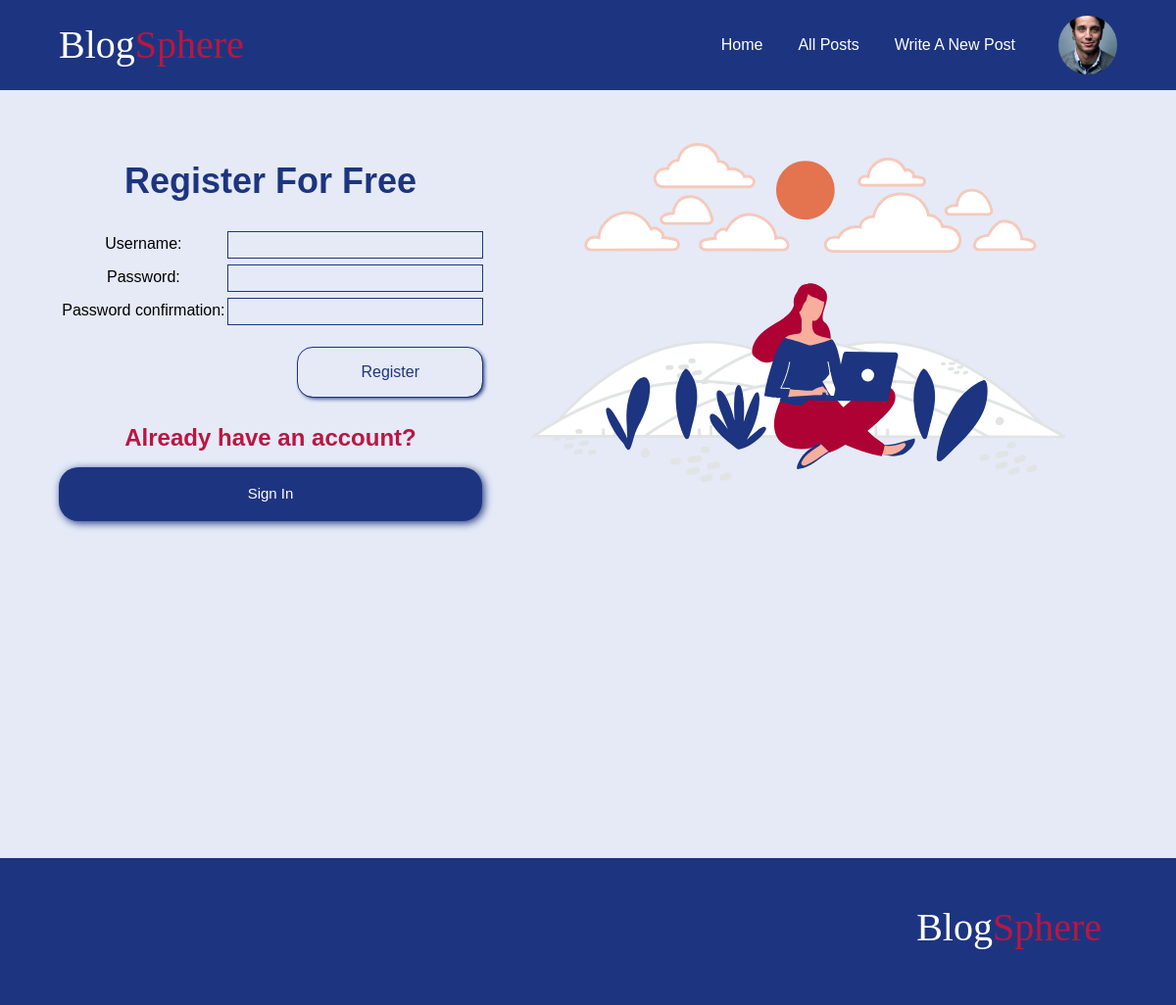
The app's page /account/register/ (signed in) with its own data.
### blog/models.py (models this page shows, shortened)
class Navigation(models.Model):
    text= models.CharField(max_length=100)
    destination= models.CharField(max_length=100)

### accounts/models.py (models this page shows, shortened)
class Profile(models.Model):
    MALE = 'M'
    FEMALE = 'F'
    OTHER = 'O'
    GENDER_CHOICES = [
        (MALE, 'Male'),
        (FEMALE, 'Female'),
        (OTHER, 'Other'),
    ]
    user = models.OneToOneField(User, on_delete=models.CASCADE)
    bio = models.TextField(blank=True,null=True,  max_length = 400)
    profile_pic = models.ImageField( blank=True, null=True)
    gender = models.CharField(null=True,  max_length=1,choices=GENDER_CHOICES, default= MALE)
    birthday = models.DateField(null=True, blank = True, default=default_date)
    job = models.CharField(blank=True, null=True,  max_length = 400)
    first_name = models.CharField(null=True, blank=True, max_length=100)
    last_name = models.CharField(null=True, blank=True, max_length=100)
    email = models.EmailField(null=True, blank=True,  max_length=254)
    full_name = models.CharField(null=True, max_length = 200, blank= True)
    country = models.CharField(null=True, blank=True, max_length=100)
    city = models.CharField(null=True, blank=True, max_length=100)
    following = models.ManyToManyField('self',symmetrical=False, blank=True)
    followers = models.ManyToManyField("self", related_name="followed_by", symmetrical=False, blank=True)
    comments = models.ManyToManyField(Comment,related_name='user_comments')

### accounts/views.py (the view)
# urls.py: path('register/', views.register, name='register'),
def register(request):
    if request.method == "POST":
        form = UserCreationForm(request.POST)
        if form.is_valid():
            username = form.cleaned_data.get('username')
            email = form.cleaned_data.get('email')
            if User.objects.filter(username = username).exists() or User.objects.filter(email = email).exists():
                messages.error(request, 'User already exist')
                return redirect('register')
            else:
                user = form.save()
                messages.success(request,f"Welcome to Blogsphere {user.username}!",extra_tags='registration')
                login(request,user)
                return redirect('home')
        else:
                messages.error(request, 'An error occured during registration')
                return redirect('register')
    else:
        form = UserCreationForm()
    return render(request, 'account/register.html', {"form": form})

### blog/context_processors.py (called while the page is built)
def render_Nav_processor(request):
  if request.user.is_authenticated:
    navigation_links = Navigation.objects.exclude(destination = 'login')
  else:
    navigation_links = Navigation.objects.exclude(destination = 'logout').exclude(destination = 'editProfile')
  return  {
        'nav_links': navigation_links
    }

### accounts/templates/account/register.html (shortened to what this page needs)
{% extends "layout.html" %}
{% load static %}
{% block style %}
<link rel="stylesheet" href="{% static 'login.css' %}">
<link rel="stylesheet" href="{% static 'register.css' %}">
{% endblock  %}
{% block content %}
<section class="welcome-section">
    <div>
    <h1>Register For Free</h1>
<form method="post" enctype="multipart/form-data">
    {% for field in form %}
        <fieldset>
            {{ field.label_tag }}
            {{ field }}
        </fieldset>
        {% endfor %}
    <input type="submit" class="register" name="submit" value="Register">
</form>
    <div class="cta">
        <h2 class="cta-heading">Already have an account?</h2>
        <a class="sign-in" href="{% url 'login' %}">Sign In </a></div>
        </div>
   {% include "components/illustration.html" %}
</section>
{% endblock content %}

### templates/components/header.html (shortened to what this page needs)
{% load static%}
{% block style %}
<link rel="stylesheet" href="{% static "header.css"%}">
<link rel="stylesheet" href="{% static "article.css"%}">
{% endblock  %}
<header class="nav-header" >
    <div class="container header">
      <div>
       <span class="logo">Blog<span class="brand-accent">Sphere
    </div><nav >
    <ul class="nav">
     {% for link in nav_links %}
       <li>
        <a href="{% url link.destination %}">{{ link.text | title }}</a>
       </li>
       {% endfor %}
       {% if request.user.profile %}
       <button id="profile-pic" >
        {% if request.user.profile.profile_pic %}
        <img class="profile-picture header-picture" src="{{ request.user.profile.profile_pic.url }}" alt="Profile Picture">
     {% endif %}
    </button>{% endif %}
    </ul>
</nav>
</div>
</header>

### static/global.css (style rules this page uses)
:root { --main-clr: #1d3580; --main-hover-clr: #2c489cd0; --main-hover-link-clr: #2c489c4d; --main-clr-light: #1d3680bd; --heading-clr: #1d3580; --heading2-clr: #fff; --accent-clr: #ba1642; --focus-clr: #e4724f13; --error-text-clr: rgb(231, 48, 16); --error-bg-clr: rgba(255, 187, 175, 0.012); --nav-text-clr: #fff; --main-text-clr: #10082e; --fs-800: 2.5rem; --fs-750: 2.25rem; --fs-700: 2rem; --fs-650: 1.75rem; --fs-600: 1.5rem; --fs-550: 1.25rem; --fs-500: 1rem; --fs-450: 0.975rem; --fs-400: 0.9375rem; --fs-350: 0.875rem; --fs-300: 0.8375rem; --heading-align: center; --gutter-y-200: 0.75rem; --gutter-y-300: 1rem; --gutter-y-400: 1.25rem; --gutter-y-600: 2rem; --gutter-y-900: 5rem; --gutter-x-600: 2rem; }
* { margin: 0; padding: 0; box-sizing: border-box; }
img, svg, picture { display: block; max-width: 100%; }
input, text, label,textarea, select, button { font-size: inherit; font-family: inherit; }
button { cursor: pointer; }
body { font-size: var(--fs-500); line-height: 1.5; font-family: 'Franklin Gothic Medium', 'Arial Narrow', Arial, sans-serif; color: var(--main-text-clr); background-color: #e5eaf6; }
h1 { text-align: var(--heading-align); color: var(--heading-clr); margin-top: var(--gutter-y-600); font-size: var(--fs-750); line-height: 1.1; margin-bottom: var(--gutter-y-300); }
.container { width: 100%; max-width: min(90%, 90rem); margin-inline: auto; }
a:link, a:visited { text-decoration: none; color: #0b0b0b; }

### static/login.css (style rules this page uses)
.welcome-section { display: grid; margin-bottom: 5em; justify-content: center; align-items: end; grid-template-columns: 1fr 1.5fr; }
.welcome-section:first-child { margin-top: -3em; }
form { margin-top: 2em; display: grid; gap: .5em; }
fieldset { border: none; display: grid; align-items: center; grid-template-columns: 6rem .8fr; color: black; }
form input { background: none; border: none; outline: 1px solid var(--main-clr); padding: .25em; max-width: 100%; color: var(--main-clr); }
.cta { display: grid; }
.cta-heading { color: var(--accent-clr); margin-top: 1em; margin-bottom: .5em; text-align: center; }

### static/register.css (style rules this page uses)
.welcome-section { display: grid; justify-content: center; grid-template-columns: 1fr 1.5fr; }
fieldset { grid-template-columns: 1fr 1.5fr; justify-content: end; text-align: center; line-height: 1.4; }
.register { padding: 1rem 4rem; border-radius: 15px; margin-top: var(--gutter-y-300); cursor: pointer; justify-self: end; text-align: center; transition: all 0.25s ease-in; box-shadow: 2px 2px 4px var(--main-clr); }
.sign-in { padding: 1.1em 2.1em; border-radius: 20px; font-size: var(--fs-500); font-size: var(--fs-400); transition: all 0.25s ease-in; display: inline-block; text-align: center; transform: translateY(0); background-color: var(--heading-clr); color: var(--nav-text-clr) !important; box-shadow: .125rem .125rem .5rem var(--main-clr); }

### static/header.css (style rules this page uses)
.nav-header { width: 100%; background-color: var(--main-clr); padding-block: 1em; color:var(--main-text-clr); display: flex; }
#profile-pic { background: none; border:none; cursor: pointer; margin-inline-start: 1.125em; }
header { position:relative; }
.header { display: flex; justify-content: space-between; align-items: center; }
header .profile-picture, .no-picture { width: 60px; aspect-ratio: 1/1; border-radius: 50%; border: none; object-fit: cover; object-position: center; }
.logo { color: var(--nav-text-clr); font-size: var(--fs-800); font-family: serif; }
.brand-accent { color: var(--accent-clr) }
.nav { display: flex; gap: 1em; align-items: center; }
nav li { list-style: none; }
nav li a { transform-origin: center; }
nav li a:link, nav li a:visited { color: var(--nav-text-clr); }
nav ul { list-style: none; padding: 0; margin: 0; }
nav li { display: inline-block; margin: 0 10px; }
nav li a { position: relative; text-decoration: none; }
nav li a::before, nav li a::after { content: ""; position: absolute; width: 0%; height: 1px; bottom: 0; background-color: #fff; transition: width 0.3s ease-in-out; }
nav li a::before { left: 50%; transform: translateX(-50%); }
nav li a::after { right: 50%; transform: translateX(50%); }

### records on screen
Navigation: text "Home"
Navigation: text "All Posts"
Navigation: text "Write A New Post"

### other values on screen
{{ field.label_tag }} "Username:" "Password:" "Password confirmation:"
